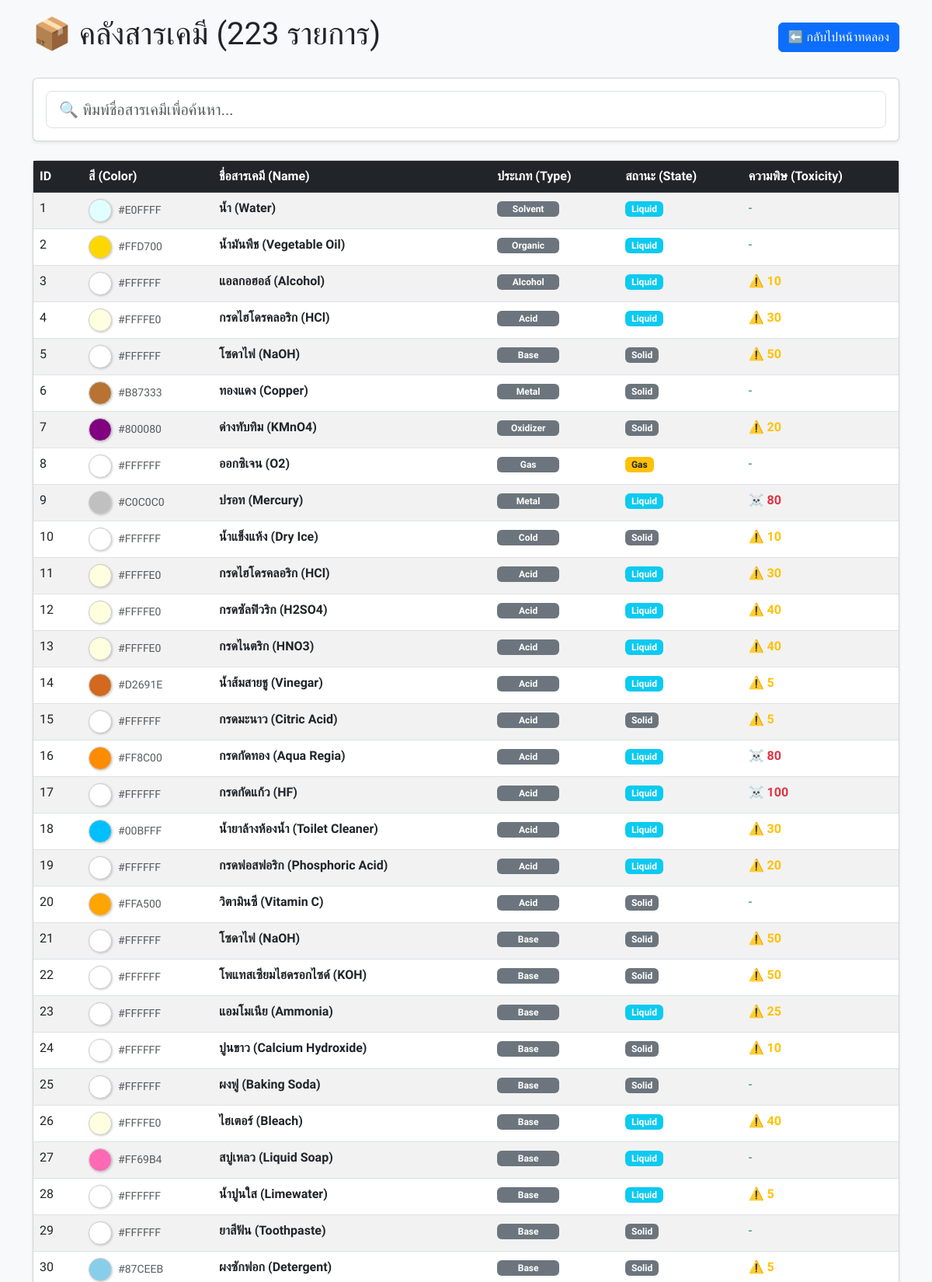
The page /inventory.php (upper part) on the database its author committed.
### tables this page shows
CREATE TABLE `chemicals` (
  `id` int(11) NOT NULL,
  `name` varchar(255) DEFAULT NULL,
  `state` enum('solid','liquid','gas') DEFAULT 'liquid',
  `molarity` float DEFAULT '0.1',
  `type` varchar(100) DEFAULT NULL,
  `color_neutral` varchar(20) DEFAULT 'ใส',
  `toxicity` int(11) DEFAULT '0' COMMENT 'ความพิษ (0-100)'
);

### inventory.php (the view, shortened to what this page needs)
<?php
require_once 'db.php';
$sql = "SELECT * FROM chemicals ORDER BY id ASC";
$result = $conn->query($sql);
$total = $result->num_rows;
?>
<!DOCTYPE html>
<html lang="th">
<head>
    <link href="https://cdn.jsdelivr.net/npm/bootstrap@5.3.0/dist/css/bootstrap.min.css" rel="stylesheet">
</head>
<body>
<div class="container">
    <div class="d-flex justify-content-between align-items-center mb-4">
        <h1>📦 คลังสารเคมี (<?php echo $total; ?> รายการ)</h1>
        <a href="index.html" class="btn btn-primary">⬅️ กลับไปหน้าทดลอง</a>
    </div>
    <div class="card mb-4 shadow-sm">
        <div class="card-body">
            <input type="text" id="searchInput" class="form-control form-control-lg" placeholder="🔍 พิมพ์ชื่อสารเคมีเพื่อค้นหา...">
        </div>
    </div>
    <div class="card shadow-sm">
        <div class="card-body p-0">
            <div class="table-responsive">
                <table class="table table-hover table-striped mb-0" id="chemTable">
                    <thead class="table-dark">
                        <tr>
                            <th scope="col">ID</th>
                            <th scope="col">สี (Color)</th>
                            <th scope="col">ชื่อสารเคมี (Name)</th>
                            <th scope="col">ประเภท (Type)</th>
                            <th scope="col">สถานะ (State)</th>
                            <th scope="col">ความพิษ (Toxicity)</th>
                        </tr>
                    </thead>
                    <tbody>
                        <?php if ($total > 0): ?>
                            <?php while($row = $result->fetch_assoc()): ?>
                                <tr>
                                    <td><?php echo $row['id']; ?></td>
                                    <td>
                                        <div class="color-box" style="background-color: <?php echo $row['color_neutral']; ?>;" title="<?php echo $row['color_neutral']; ?>"></div>
                                        <small class="text-muted ms-1"><?php echo $row['color_neutral']; ?></small>
                                    </td>
                                    <td class="fw-bold"><?php echo htmlspecialchars($row['name']); ?></td>
                                    <td>
                                        <span class="badge bg-secondary badge-type"><?php echo ucfirst($row['type']); ?></span>
                                    </td>
                                    <td>
                                        <?php
                                            $stateBadge = 'bg-info';
                                            if($row['state']=='solid') $stateBadge = 'bg-secondary';
                                            if($row['state']=='gas') $stateBadge = 'bg-warning text-dark';
                                        ?>
                                        <span class="badge <?php echo $stateBadge; ?>"><?php echo ucfirst($row['state']); ?></span>
                                    </td>
                                    <td>
                                        <?php if($row['toxicity'] > 50): ?>
                                            <span class="text-danger fw-bold">☠️ <?php echo $row['toxicity']; ?></span>
                                        <?php elseif($row['toxicity'] > 0): ?>
                                            <span class="text-warning fw-bold">⚠️ <?php echo $row['toxicity']; ?></span>
                                        <?php else: ?>
                                            <span class="text-success">-</span>
                                        <?php endif; ?>
                                    </td>
                                </tr>
                            <?php endwhile; ?>
                        <?php else: ?>
                            <tr><td colspan="6" class="text-center p-5">ไม่พบข้อมูลสารเคมี</td></tr>
                        <?php endif; ?>
                    </tbody>
                </table>
            </div>
        </div>
    </div>
</div>
</body>
</html>

### inventory.php (style rules this page uses)
body { font-family: 'Sarabun', sans-serif; background-color: #f8f9fa; padding: 20px; }
.color-box { width: 30px; height: 30px; border-radius: 50%; border: 1px solid #ccc; box-shadow: 1px 1px 3px rgba(0,0,0,0.2); display: inline-block; vertical-align: middle; }
.badge-type { min-width: 80px; }

### rows shown on the page
chemicals: id "1", color_neutral "#E0FFFF", name "น้ำ (Water)", type "Solvent", state "Liquid"
chemicals: id "2", color_neutral "#FFD700", name "น้ำมันพืช (Vegetable Oil)", type "Organic", state "Liquid"
chemicals: id "3", color_neutral "#FFFFFF", name "แอลกอฮอล์ (Alcohol)", type "Alcohol", state "Liquid", toxicity "10"
chemicals: id "4", color_neutral "#FFFFE0", name "กรดไฮโดรคลอริก (HCl)", type "Acid", state "Liquid", toxicity "30"
chemicals: id "5", color_neutral "#FFFFFF", name "โซดาไฟ (NaOH)", type "Base", state "Solid", toxicity "50"
chemicals: id "6", color_neutral "#B87333", name "ทองแดง (Copper)", type "Metal", state "Solid"
chemicals: id "7", color_neutral "#800080", name "ด่างทับทิม (KMnO4)", type "Oxidizer", state "Solid", toxicity "20"
chemicals: id "8", color_neutral "#FFFFFF", name "ออกซิเจน (O2)", type "Gas", state "Gas"
chemicals: id "9", color_neutral "#C0C0C0", name "ปรอท (Mercury)", type "Metal", state "Liquid", toxicity "80"
chemicals: id "10", color_neutral "#FFFFFF", name "น้ำแข็งแห้ง (Dry Ice)", type "Cold", state "Solid", toxicity "10"
chemicals: id "11", color_neutral "#FFFFE0", name "กรดไฮโดรคลอริก (HCl)", type "Acid", state "Liquid", toxicity "30"
chemicals: id "12", color_neutral "#FFFFE0", name "กรดซัลฟิวริก (H2SO4)", type "Acid", state "Liquid", toxicity "40"
chemicals: id "13", color_neutral "#FFFFE0", name "กรดไนตริก (HNO3)", type "Acid", state "Liquid", toxicity "40"
chemicals: id "14", color_neutral "#D2691E", name "น้ำส้มสายชู (Vinegar)", type "Acid", state "Liquid", toxicity "5"
chemicals: id "15", color_neutral "#FFFFFF", name "กรดมะนาว (Citric Acid)", type "Acid", state "Solid", toxicity "5"
chemicals: id "16", color_neutral "#FF8C00", name "กรดกัดทอง (Aqua Regia)", type "Acid", state "Liquid", toxicity "80"
chemicals: id "17", color_neutral "#FFFFFF", name "กรดกัดแก้ว (HF)", type "Acid", state "Liquid", toxicity "100"
chemicals: id "18", color_neutral "#00BFFF", name "น้ำยาล้างห้องน้ำ (Toilet Cleaner)", type "Acid", state "Liquid", toxicity "30"
chemicals: id "19", color_neutral "#FFFFFF", name "กรดฟอสฟอริก (Phosphoric Acid)", type "Acid", state "Liquid", toxicity "20"
chemicals: id "20", color_neutral "#FFA500", name "วิตามินซี (Vitamin C)", type "Acid", state "Solid"
chemicals: id "21", color_neutral "#FFFFFF", name "โซดาไฟ (NaOH)", type "Base", state "Solid", toxicity "50"
chemicals: id "22", color_neutral "#FFFFFF", name "โพแทสเซียมไฮดรอกไซด์ (KOH)", type "Base", state "Solid", toxicity "50"
chemicals: id "23", color_neutral "#FFFFFF", name "แอมโมเนีย (Ammonia)", type "Base", state "Liquid", toxicity "25"
chemicals: id "24", color_neutral "#FFFFFF", name "ปูนขาว (Calcium Hydroxide)", type "Base", state "Solid", toxicity "10"
chemicals: id "25", color_neutral "#FFFFFF", name "ผงฟู (Baking Soda)", type "Base", state "Solid"
chemicals: id "26", color_neutral "#FFFFE0", name "ไฮเตอร์ (Bleach)", type "Base", state "Liquid", toxicity "40"
chemicals: id "27", color_neutral "#FF69B4", name "สบู่เหลว (Liquid Soap)", type "Base", state "Liquid"
chemicals: id "28", color_neutral "#FFFFFF", name "น้ำปูนใส (Limewater)", type "Base", state "Liquid", toxicity "5"
chemicals: id "29", color_neutral "#FFFFFF", name "ยาสีฟัน (Toothpaste)", type "Base", state "Solid"
chemicals: id "30", color_neutral "#87CEEB", name "ผงซักฟอก (Detergent)", type "Base", state "Solid", toxicity "5"

### other values the page prints
$total "223"
